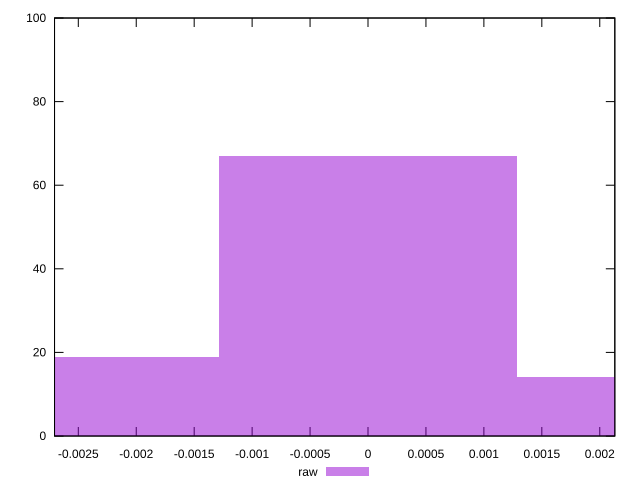

Source code (gnuplot):
reset

$raw <<EOF
0 67
0.0025777199379899383 14
-0.0025777199379899383 19
EOF

set key outside below
set boxwidth 0.0025777199379899383
set xrange [-0.0027051024032050176:0.0021299322616074603]
set yrange [0:100]
set trange [0:100]
set style fill transparent solid 0.5 noborder
set terminal svg size 640, 490 enhanced background rgb 'white'
set output "reports/report_00027_2021-02-24T12-40-31.850Z/meta/pScore-difference/samples/music/raw/histogram.svg"

plot $raw title "raw" with boxes

reset
